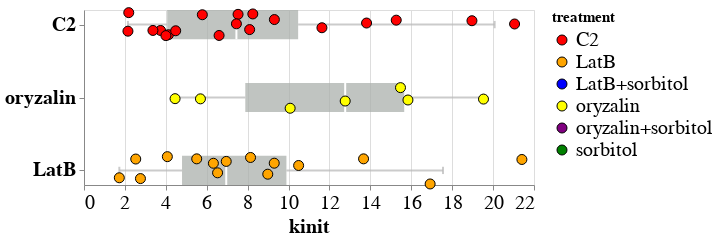

Notebook code for this chart:
### Code cell
boxjitter = altcat.catplot(df[(df['treatment']=='C2')|(df['treatment']=='LatB')|(df['treatment']=='oryzalin')],
               height=175,
               width=450, 
               mark=dict(opacity=1.0, type='point'),
               box_mark=dict(strokeWidth=5, opacity=0.75, color='#abb0ac'),
               whisker_mark=dict(strokeWidth=2, opacity=0.75, color='#bababa'),
               encoding=dict(x=alt.X('kinit:Q', scale=alt.Scale(domain=(0,22))),
                             y=alt.Y('treatment:N'),
#                              # For black&white version
#                              fill=alt.Color('solution:N', scale=alt.Scale(domain=['T87', 'sorbitol', 'water'], range=['#808080', '#000000', '#FFFFFF'])),
#                              # For colored version
                             fill=alt.Color('treatment:N', scale=alt.Scale(domain=['C2', 'LatB', 'LatB+sorbitol','oryzalin','oryzalin+sorbitol','sorbitol'], range=['red', 'orange', 'blue','yellow','purple','green']))),
               transform='jitterbox'
)
boxjitter.configure_text(fontWeight='bold', fontSize=20
).configure_legend(labelFontSize=20, titleFontSize=15
).configure_axis(labelFontSize=20, titleFontSize=20
).configure_mark(color='black'
).configure_point(size=100, strokeWidth=1)

### Figure 1 — Vega-Lite specification as saved in the notebook (floating-point values rounded to 4 significant figures)
{"config": {"view": {"continuousWidth": 400, "continuousHeight": 300}, "axis": {"labelFontSize": 20, "titleFontSize": 20}, "legend": {"labelFontSize": 20, "titleFontSize": 15}, "mark": {"color": "black"}, "point": {"size": 100, "strokeWidth": 1}, "text": {"fontSize": 20, "fontWeight": "bold"}}, "layer": [{"layer": [{"mark": {"type": "rule", "color": "#bababa", "opacity": 0.75, "strokeWidth": 2}, "encoding": {"x": {"type": "quantitative", "field": "bottom_whisker", "scale": {"domain": [0, 22]}, "title": "kinit"}, "x2": {"field": "bottom"}, "y": {"type": "quantitative", "field": "nominal_axis_value", "scale": {}}}, "height": 175, "width": 450}, {"mark": {"type": "rule", "color": "#bababa", "opacity": 0.75, "strokeWidth": 2}, "encoding": {"x": {"type": "quantitative", "field": "top", "scale": {"domain": [0, 22]}, "title": "kinit"}, "x2": {"field": "top_whisker"}, "y": {"type": "quantitative", "field": "nominal_axis_value", "scale": {}}}, "height": 175, "width": 450}, {"mark": {"type": "bar", "color": "#abb0ac", "opacity": 0.75, "size": 0.4, "strokeWidth": 5}, "encoding": {"x": {"type": "quantitative", "field": "bottom", "scale": {"domain": [0, 22]}, "title": "kinit"}, "x2": {"field": "top"}, "y": {"type": "quantitative", "field": "left", "scale": {}}, "y2": {"field": "right"}}, "height": 175, "width": 450}, {"mark": {"type": "rule", "color": "white", "opacity": 1, "strokeWidth": 2}, "encoding": {"x": {"type": "quantitative", "field": "middle", "scale": {"domain": [0, 22]}, "title": "kinit"}, "y": {"type": "quantitative", "field": "left", "scale": {}}, "y2": {"field": "right"}}, "height": 175, "width": 450}, {"mark": {"type": "rule", "color": "#bababa", "opacity": 0.75, "strokeWidth": 2}, "encoding": {"x": {"type": "quantitative", "field": "bottom_whisker", "scale": {"domain": [0, 22]}, "title": "kinit"}, "y": {"type": "quantitative", "field": "cap_left"}, "y2": {"field": "cap_right"}}, "height": 175, "width": 450}, {"mark": {"type": "rule", "color": "#bababa", "opacity": 0.75, "strokeWidth": 2}, "encoding": {"x": {"type": "quantitative", "field": "top_whisker", "scale": {"domain": [0, 22]}, "title": "kinit"}, "y": {"type": "quantitative", "field": "cap_left"}, "y2": {"field": "cap_right"}}, "height": 175, "width": 450}], "data": {"name": "data-49feebefb7dd1677b975c7ca20cf17f1"}}, {"layer": [{"data": {"name": "data-ee7b14e2ccb8c61a1b1311f9f676620a"}, "mark": {"type": "point", "opacity": 1.0}, "encoding": {"x": {"type": "quantitative", "field": "kinit", "scale": {"domain": [0, 22]}, "title": "kinit"}, "y": {"type": "quantitative", "axis": {"grid": false, "labels": false, "title": null, "values": [0, 1, 2]}, "field": "__jitter"}, "fill": {"type": "nominal", "field": "treatment", "scale": {"domain": ["C2", "LatB", "LatB+sorbitol", "oryzalin", "oryzalin+sorbitol", "sorbitol"], "range": ["red", "orange", "blue", "yellow", "purple", "green"]}}}, "height": 175, "width": 450}, {"data": {"name": "data-95a563aaeaceb7cb8eddb8e860bf48fb"}, "mark": {"type": "text", "align": "right", "baseline": "middle", "dx": -8}, "encoding": {"y": {"type": "quantitative", "axis": {"grid": false, "labels": false, "title": null, "values": [0, 1, 2]}, "field": "__jitter"}, "x": {"type": "quantitative", "field": "kinit", "scale": {"domain": [0, 22]}, "title": "kinit"}, "text": {"type": "nominal", "field": "text"}}, "height": 175, "width": 450}]}], "$schema": "https://vega.github.io/schema/vega-lite/v4.8.1.json", "datasets": {"data-49feebefb7dd1677b975c7ca20cf17f1": [{"nominal_axis_value": 2.0, "treatment": "C2", "middle": 7.451, "bottom": 4.066, "top": 10.47, "top_whisker": 20.08, "bottom_whisker": 2.148, "left": 1.8, "right": 2.2, "cap_left": 1.95, "cap_right": 2.05}, {"nominal_axis_value": 0.0, "treatment": "LatB", "middle": 6.954, "bottom": 4.793, "top": 9.897, "top_whisker": 17.55, "bottom_whisker": 1.726, "left": -0.2, "right": 0.2, "cap_left": -0.05, "cap_right": 0.05}, {"nominal_axis_value": 1.0, "treatment": "oryzalin", "middle": 12.77, "bottom": 7.886, "top": 15.66, "top_whisker": 19.53, "bottom_whisker": 4.452, "left": 0.8, "right": 1.2, "cap_left": 0.95, "cap_right": 1.05}], "data-ee7b14e2ccb8c61a1b1311f9f676620a": [{"name": "BY2_in_C2/cell001_corr", "max force (uN)": 899.1, "location": "cyto", "kinit": 18.97, "deltaF": 17.43, "treatment": "C2", "details": "spreads", "kret": 218.6, "area": 805.2, "Pos Z zero (um)": 41.62, "__jitter": 2.053}, {"name": "BY2_in_C2/cell002_corr", "max force (uN)": 905.0, "location": "cyto", "kinit": 21.05, "deltaF": 18.97, "treatment": "C2", "details": "spreads", "kret": 186.0, "area": 701.2, "Pos Z zero (um)": 58.64, "__jitter": 2.008}, {"name": "BY2_in_C2/cell003_corr", "max force (uN)": 898.6, "location": "cyto", "kinit": 2.188, "deltaF": 2.246, "treatment": "C2", "details": "spreads", "kret": 305.0, "area": 1165.0, "Pos Z zero (um)": 40.84, "__jitter": 2.164}, {"name": "BY2_in_C2/cell004_corr", "max force (uN)": 899.1, "location": "cyto", "kinit": 13.81, "deltaF": 12.55, "treatment": "C2", "details": "spreads", "kret": 311.2, "area": 1500.0, "Pos Z zero (um)": 29.72, "__jitter": 2.021}, {"name": "BY2_in_C2/cell005_corr", "max force (uN)": 895.8, "location": "cyto", "kinit": 8.253, "deltaF": 7.765, "treatment": "C2", "details": "spreads", "kret": 354.8, "area": 1450.0, "Pos Z zero (um)": 29.16, "__jitter": 2.146}, {"name": "BY2_in_C2/cell006_corr", "max force (uN)": 126.8, "location": "cyto", "kinit": 3.743, "deltaF": 3.896, "treatment": "C2", "details": "spreads", "kret": null, "area": null, "Pos Z zero (um)": null, "__jitter": 1.919}, {"name": "BY2_in_C2/cell008_corr", "max force (uN)": 880.5, "location": "cyto", "kinit": 4.127, "deltaF": 3.831, "treatment": "C2", "details": "spreads", "kret": 423.5, "area": 2715.0, "Pos Z zero (um)": 45.97, "__jitter": 1.861}, {"name": "BY2_in_C2/cell009_corr", "max force (uN)": 888.5, "location": "cyto", "kinit": 5.785, "deltaF": 5.887, "treatment": "C2", "details": "spreads", "kret": 436.6, "area": 2673.0, "Pos Z zero (um)": 37.08, "__jitter": 2.135}, {"name": "BY2_in_C2/cell010_corr", "max force (uN)": 89.02, "location": "cyto", "kinit": 6.604, "deltaF": 5.76, "treatment": "C2", "details": "spreads", "kret": null, "area": null, "Pos Z zero (um)": null, "__jitter": 1.851}, {"name": "BY2_in_C2/cell011_corr", "max force (uN)": 169.5, "location": "cyto", "kinit": 2.148, "deltaF": 2.195, "treatment": "C2", "details": "spreads", "kret": null, "area": null, "Pos Z zero (um)": null, "__jitter": 1.91}, {"name": "BY2_in_C2/cell012_corr", "max force (uN)": 880.6, "location": "cyto", "kinit": 3.37, "deltaF": 3.314, "treatment": "C2", "details": "spreads", "kret": 441.0, "area": 3809.0, "Pos Z zero (um)": 43.16, "__jitter": 1.92}, {"name": "BY2_in_C2/cell013_corr", "max force (uN)": 876.8, "location": "cyto", "kinit": 4.483, "deltaF": 4.179, "treatment": "C2", "details": "spreads", "kret": 562.3, "area": 2796.0, "Pos Z zero (um)": 30.89, "__jitter": 1.915}, {"name": "BY2_in_C2/cell015_corr", "max force (uN)": 895.4, "location": "cyto", "kinit": 15.26, "deltaF": 14.39, "treatment": "C2", "details": "spreads", "kret": 345.1, "area": 1399.0, "Pos Z zero (um)": 27.7, "__jitter": 2.061}, {"name": "BY2_in_C2/cell016_corr", "max force (uN)": 891.1, "location": "cyto", "kinit": 9.307, "deltaF": 8.437, "treatment": "C2", "details": "spreads", "kret": 397.7, "area": 1384.0, "Pos Z zero (um)": 30.58, "__jitter": 2.069}, {"name": "BY2_in_C2/cell017_corr", "max force (uN)": 893.5, "location": "cyto", "kinit": 8.098, "deltaF": 7.317, "treatment": "C2", "details": "spreads", "kret": 353.6, "area": 1203.0, "Pos Z zero (um)": 28.91, "__jitter": 1.931}, {"name": "BY2_in_C2/cell018_corr", "max force (uN)": 33.74, "location": null, "kinit": 4.005, "deltaF": 3.712, "treatment": "C2", "details": null, "kret": null, "area": null, "Pos Z zero (um)": null, "__jitter": 1.849}, {"name": "BY2_in_C2/cell019_corr", "max force (uN)": 26.15, "location": null, "kinit": 7.531, "deltaF": 6.907, "treatment": "C2", "details": null, "kret": null, "area": null, "Pos Z zero (um)": null, "__jitter": 2.14}, {"name": "BY2_in_C2/cell021_corr", "max force (uN)": 895.6, "location": null, "kinit": 7.451, "deltaF": 6.643, "treatment": "C2", "details": null, "kret": 380.3, "area": 1779.0, "Pos Z zero (um)": 34.3, "__jitter": 2.01}, {"name": "BY2_in_C2/cell022_corr", "max force (uN)": 112.6, "location": null, "kinit": 11.63, "deltaF": 10.45, "treatment": "C2", "details": null, "kret": null, "area": null, "Pos Z zero (um)": null, "__jitter": 1.957}, {"name": "BY2_in_oryzalin/cell052_corr", "max force (uN)": 898.7, "location": "cyto", "kinit": 10.08, "deltaF": 9.3, "treatment": "oryzalin", "details": "spreads", "kret": 420.5, "area": 1684.0, "Pos Z zero (um)": 26.15, "__jitter": 0.8527}, {"name": "BY2_in_oryzalin/cell054_corr", "max force (uN)": 900.9, "location": "cyto", "kinit": 5.693, "deltaF": 5.186, "treatment": "oryzalin", "details": "spreads", "kret": 410.7, "area": 1828.0, "Pos Z zero (um)": 30.52, "__jitter": 0.9815}, {"name": "BY2_in_oryzalin/cell055_corr", "max force (uN)": 901.5, "location": "cyto", "kinit": 15.47, "deltaF": 14.55, "treatment": "oryzalin", "details": "spreads", "kret": 403.4, "area": 1713.0, "Pos Z zero (um)": 27.28, "__jitter": 1.135}, {"name": "BY2_in_oryzalin/cell056_corr", "max force (uN)": 901.4, "location": "cyto", "kinit": 19.53, "deltaF": 17.83, "treatment": "oryzalin", "details": "spreads", "kret": 360.2, "area": 2463.0, "Pos Z zero (um)": 33.23, "__jitter": 0.9782}, {"name": "BY2_in_oryzalin/cell057_corr", "max force (uN)": 905.4, "location": "cyto", "kinit": 15.84, "deltaF": 14.88, "treatment": "oryzalin", "details": "spreads", "kret": 373.5, "area": 1639.0, "Pos Z zero (um)": 28.37, "__jitter": 0.9658}, {"name": "BY2_in_oryzalin/cell059_corr", "max force (uN)": 891.2, "location": "cyto", "kinit": 12.77, "deltaF": 12.24, "treatment": "oryzalin", "details": "spreads", "kret": 375.6, "area": 1511.0, "Pos Z zero (um)": 26.32, "__jitter": 0.9516}, {"name": "BY2_in_oryzalin/cell060_corr", "max force (uN)": 895.6, "location": "cyto", "kinit": 4.452, "deltaF": 4.578, "treatment": "oryzalin", "details": "spreads", "kret": 424.0, "area": 1755.0, "Pos Z zero (um)": 27.13, "__jitter": 0.984}, {"name": "BY2_in_LatB/cell023_corr", "max force (uN)": 908.4, "location": "cyto", "kinit": 8.984, "deltaF": 8.288, "treatment": "LatB", "details": "spreads", "kret": 449.4, "area": 1863.0, "Pos Z zero (um)": 29.94, "__jitter": -0.05181}, {"name": "BY2_in_LatB/cell024_corr", "max force (uN)": 902.9, "location": "cyto", "kinit": 16.92, "deltaF": 15.72, "treatment": "LatB", "details": "spreads", "kret": 403.4, "area": 2048.0, "Pos Z zero (um)": 28.51, "__jitter": -0.1858}, {"name": "BY2_in_LatB/cell025_corr", "max force (uN)": 96.68, "location": "cyto", "kinit": 10.49, "deltaF": 9.565, "treatment": "LatB", "details": "spreads", "kret": null, "area": null, "Pos Z zero (um)": null, "__jitter": 0.06761}, {"name": "BY2_in_LatB/cell026_corr", "max force (uN)": 882.5, "location": "cyto", "kinit": 6.326, "deltaF": 5.858, "treatment": "LatB", "details": "spreads", "kret": 381.2, "area": 2038.0, "Pos Z zero (um)": 35.76, "__jitter": 0.09786}, {"name": "BY2_in_LatB/cell028_corr", "max force (uN)": 52.51, "location": "cyto", "kinit": 2.76, "deltaF": 2.598, "treatment": "LatB", "details": "spreads", "kret": null, "area": null, "Pos Z zero (um)": null, "__jitter": -0.112}, {"name": "BY2_in_LatB/cell029_corr", "max force (uN)": 11.62, "location": "cyto", "kinit": 1.726, "deltaF": 1.693, "treatment": "LatB", "details": "spreads", "kret": null, "area": null, "Pos Z zero (um)": null, "__jitter": -0.101}, {"name": "BY2_in_LatB/cell030_corr", "max force (uN)": 21.76, "location": "cyto", "kinit": 5.511, "deltaF": 5.051, "treatment": "LatB", "details": "spreads", "kret": null, "area": null, "Pos Z zero (um)": null, "__jitter": 0.1586}, {"name": "BY2_in_LatB/cell031_corr", "max force (uN)": 158.6, "location": "cyto", "kinit": 6.53, "deltaF": 5.888, "treatment": "LatB", "details": "spreads", "kret": null, "area": null, "Pos Z zero (um)": null, "__jitter": -0.03288}, {"name": "BY2_in_LatB/cell032_corr", "max force (uN)": 49.66, "location": "cyto", "kinit": 6.954, "deltaF": 6.341, "treatment": "LatB", "details": "spreads", "kret": null, "area": null, "Pos Z zero (um)": null, "__jitter": 0.1235}, {"name": "BY2_in_LatB/cell033_corr", "max force (uN)": 889.4, "location": "cyto", "kinit": 21.41, "deltaF": 19.65, "treatment": "LatB", "details": "spreads", "kret": 359.7, "area": 1569.0, "Pos Z zero (um)": 26.84, "__jitter": 0.15}, {"name": "BY2_in_LatB/cell034_corr", "max force (uN)": 887.0, "location": "cyto", "kinit": 13.67, "deltaF": 12.72, "treatment": "LatB", "details": "spreads", "kret": 416.3, "area": 1802.0, "Pos Z zero (um)": 29.28, "__jitter": 0.1586}, {"name": "BY2_in_LatB/cell035_corr", "max force (uN)": 888.4, "location": "cyto", "kinit": 2.529, "deltaF": 2.397, "treatment": "LatB", "details": "spreads", "kret": 406.0, "area": 2077.0, "Pos Z zero (um)": 40.36, "__jitter": 0.1561}, {"name": "BY2_in_LatB/cell036_corr", "max force (uN)": 895.0, "location": "cyto", "kinit": 9.3, "deltaF": 8.529, "treatment": "LatB", "details": "spreads", "kret": 440.6, "area": 1855.0, "Pos Z zero (um)": 28.29, "__jitter": 0.09904}, {"name": "BY2_in_LatB/cell037_corr", "max force (uN)": 883.1, "location": "cyto", "kinit": 4.075, "deltaF": 3.774, "treatment": "LatB", "details": "spreads", "kret": 480.0, "area": 2013.0, "Pos Z zero (um)": 40.28, "__jitter": 0.1887}, {"name": "BY2_in_LatB/cell038_corr", "max force (uN)": 892.0, "location": "cyto", "kinit": 8.142, "deltaF": 7.494, "treatment": "LatB", "details": "spreads", "kret": 371.7, "area": 2192.0, "Pos Z zero (um)": 39.6, "__jitter": 0.1776}], "data-95a563aaeaceb7cb8eddb8e860bf48fb": [{"kinit": 0, "__jitter": 0, "text": "LatB"}, {"kinit": 0, "__jitter": 1, "text": "oryzalin"}, {"kinit": 0, "__jitter": 2, "text": "C2"}]}}
